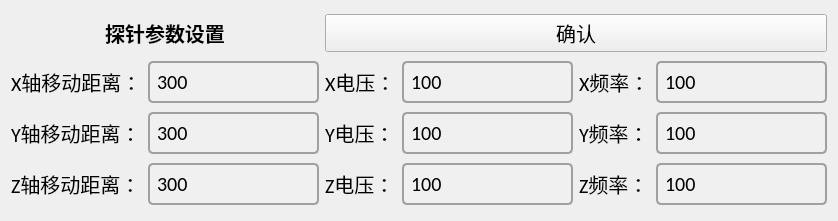
     <widget class="QWidget" name="layoutWidget">
      <property name="geometry">
       <rect>
        <x>20</x>
        <y>250</y>
        <width>431</width>
        <height>221</height>
       </rect>
      </property>
      <property name="font">
       <font>
        <family>Calibri</family>
        <pointsize>15</pointsize>
       </font>
      </property>
      <layout class="QGridLayout" name="gridLayout_7">
       <property name="sizeConstraint">
        <enum>QLayout::SetDefaultConstraint</enum>
       </property>
       <item row="0" column="2" colspan="4">
        <widget class="QPushButton" name="Button_needleSetConfirm">
         <property name="sizePolicy">
          <sizepolicy hsizetype="Minimum" vsizetype="Fixed">
           <horstretch>3</horstretch>
           <verstretch>1</verstretch>
          </sizepolicy>
         </property>
         <property name="font">
          <font>
           <family>Calibri</family>
           <pointsize>15</pointsize>
          </font>
         </property>
         <property name="text">
          <string>确认</string>
         </property>
        </widget>
       </item>
       <item row="3" column="3" alignment="Qt::AlignHCenter">
        <widget class="QLineEdit" name="lineEdit_needleSetZvol">
         <property name="font">
          <font>
           <family>Calibri</family>
           <pointsize>15</pointsize>
          </font>
         </property>
         <property name="styleSheet">
          <string notr="true">QLineEdit {
    background-color: #f0f0f0;
    border: 2px solid #a0a0a0;
    border-radius: 5px;
    padding: 5px;
    color: #000000;
    selection-background-color: #c0c0c0;
    selection-color: #000000;
}

QLineEdit:focus {
    border: 2px solid #606060;
    background-color: #e0e0e0;
}

QLineEdit:hover {
    border: 2px solid #808080;
}

QLineEdit:disabled {
    background-color: #d0d0d0;
    color: #808080;
    border: 2px solid #c0c0c0;
}</string>
         </property>
         <property name="text">
          <string>100</string>
         </property>
        </widget>
       </item>
       <item row="1" column="0" alignment="Qt::AlignLeft">
        <widget class="QLabel" name="label_16">
         <property name="font">
          <font>
           <family>Calibri</family>
           <pointsize>15</pointsize>
          </font>
         </property>
         <property name="text">
          <string>X轴移动距离：</string>
         </property>
        </widget>
       </item>
       <item row="3" column="4">
        <widget class="QLabel" name="label_30">
         <property name="font">
          <font>
           <family>Calibri</family>
           <pointsize>15</pointsize>
          </font>
         </property>
         <property name="text">
          <string>Z频率：</string>
         </property>
        </widget>
       </item>
       <item row="2" column="0" alignment="Qt::AlignLeft">
        <widget class="QLabel" name="label_19">
         <property name="font">
          <font>
           <family>Calibri</family>
           <pointsize>15</pointsize>
          </font>
         </property>
         <property name="text">
          <string>Y轴移动距离：</string>
         </property>
        </widget>
       </item>
       <item row="1" column="3" alignment="Qt::AlignHCenter">
        <widget class="QLineEdit" name="lineEdit_needleSetXvol">
         <property name="sizePolicy">
          <sizepolicy hsizetype="Fixed" vsizetype="Fixed">
           <horstretch>0</horstretch>
           <verstretch>0</verstretch>
          </sizepolicy>
         </property>
         <property name="font">
          <font>
           <family>Calibri</family>
           <pointsize>15</pointsize>
          </font>
         </property>
         <property name="styleSheet">
          <string notr="true">QLineEdit {
    background-color: #f0f0f0;
    border: 2px solid #a0a0a0;
    border-radius: 5px;
    padding: 5px;
    color: #000000;
    selection-background-color: #c0c0c0;
    selection-color: #000000;
}

QLineEdit:focus {
    border: 2px solid #606060;
    background-color: #e0e0e0;
}

QLineEdit:hover {
    border: 2px solid #808080;
}

QLineEdit:disabled {
    background-color: #d0d0d0;
    color: #808080;
    border: 2px solid #c0c0c0;
}</string>
         </property>
         <property name="text">
          <string>100</string>
         </property>
        </widget>
       </item>
       <item row="2" column="4">
        <widget class="QLabel" name="label_29">
         <property name="font">
          <font>
           <family>Calibri</family>
           <pointsize>15</pointsize>
          </font>
         </property>
         <property name="text">
          <string>Y频率：</string>
         </property>
        </widget>
       </item>
       <item row="1" column="2">
        <widget class="QLabel" name="label_21">
         <property name="font">
          <font>
           <family>Calibri</family>
           <pointsize>15</pointsize>
          </font>
         </property>
         <property name="text">
          <string>X电压：</string>
         </property>
        </widget>
       </item>
       <item row="2" column="3" alignment="Qt::AlignHCenter">
        <widget class="QLineEdit" name="lineEdit_needleSetYvol">
         <property name="font">
          <font>
           <family>Calibri</family>
           <pointsize>15</pointsize>
          </font>
         </property>
         <property name="styleSheet">
          <string notr="true">QLineEdit {
    background-color: #f0f0f0;
    border: 2px solid #a0a0a0;
    border-radius: 5px;
    padding: 5px;
    color: #000000;
    selection-background-color: #c0c0c0;
    selection-color: #000000;
}

QLineEdit:focus {
    border: 2px solid #606060;
    background-color: #e0e0e0;
}

QLineEdit:hover {
    border: 2px solid #808080;
}

QLineEdit:disabled {
    background-color: #d0d0d0;
    color: #808080;
    border: 2px solid #c0c0c0;
}</string>
         </property>
         <property name="text">
          <string>100</string>
         </property>
        </widget>
       </item>
       <item row="0" column="0" colspan="2">
        <widget class="QLabel" name="label_43">
         <property name="sizePolicy">
          <sizepolicy hsizetype="Preferred" vsizetype="Preferred">
           <horstretch>1</horstretch>
           <verstretch>0</verstretch>
          </sizepolicy>
         </property>
         <property name="font">
          <font>
           <family>Calibri</family>
           <pointsize>15</pointsize>
           <weight>75</weight>
           <bold>true</bold>
          </font>
         </property>
         <property name="text">
          <string>探针参数设置</string>
         </property>
         <property name="alignment">
          <set>Qt::AlignCenter</set>
         </property>
        </widget>
       </item>
       <item row="1" column="4">
        <widget class="QLabel" name="label_28">
         <property name="font">
          <font>
           <family>Calibri</family>
           <pointsize>15</pointsize>
          </font>
         </property>
         <property name="text">
          <string>X频率：</string>
         </property>
        </widget>
       </item>
       <item row="3" column="2">
        <widget class="QLabel" name="label_27">
         <property name="font">
          <font>
           <family>Calibri</family>
           <pointsize>15</pointsize>
          </font>
         </property>
         <property name="text">
          <string>Z电压：</string>
         </property>
        </widget>
       </item>
       <item row="1" column="1">
        <widget class="QLineEdit" name="lineEdit_needleSetXdis">
         <property name="sizePolicy">
          <sizepolicy hsizetype="Fixed" vsizetype="Fixed">
           <horstretch>0</horstretch>
           <verstretch>0</verstretch>
          </sizepolicy>
         </property>
         <property name="font">
          <font>
           <family>Calibri</family>
           <pointsize>15</pointsize>
          </font>
         </property>
         <property name="styleSheet">
          <string notr="true">QLineEdit {
    background-color: #f0f0f0;
    border: 2px solid #a0a0a0;
    border-radius: 5px;
    padding: 5px;
    color: #000000;
    selection-background-color: #c0c0c0;
    selection-color: #000000;
}

QLineEdit:focus {
    border: 2px solid #606060;
    background-color: #e0e0e0;
}

QLineEdit:hover {
    border: 2px solid #808080;
}

QLineEdit:disabled {
    background-color: #d0d0d0;
    color: #808080;
    border: 2px solid #c0c0c0;
}</string>
         </property>
         <property name="text">
          <string>300</string>
         </property>
        </widget>
       </item>
       <item row="2" column="5" alignment="Qt::AlignHCenter">
        <widget class="QLineEdit" name="lineEdit_needleSetYfreq">
         <property name="font">
          <font>
           <family>Calibri</family>
           <pointsize>15</pointsize>
          </font>
         </property>
         <property name="styleSheet">
          <string notr="true">QLineEdit {
    background-color: #f0f0f0;
    border: 2px solid #a0a0a0;
    border-radius: 5px;
    padding: 5px;
    color: #000000;
    selection-background-color: #c0c0c0;
    selection-color: #000000;
}

QLineEdit:focus {
    border: 2px solid #606060;
    background-color: #e0e0e0;
}

QLineEdit:hover {
    border: 2px solid #808080;
}

QLineEdit:disabled {
    background-color: #d0d0d0;
    color: #808080;
    border: 2px solid #c0c0c0;
}</string>
         </property>
         <property name="text">
          <string>100</string>
         </property>
        </widget>
       </item>
       <item row="3" column="5" alignment="Qt::AlignHCenter">
        <widget class="QLineEdit" name="lineEdit_needleSetZfreq">
         <property name="font">
          <font>
           <family>Calibri</family>
           <pointsize>15</pointsize>
          </font>
         </property>
         <property name="styleSheet">
          <string notr="true">QLineEdit {
    background-color: #f0f0f0;
    border: 2px solid #a0a0a0;
    border-radius: 5px;
    padding: 5px;
    color: #000000;
    selection-background-color: #c0c0c0;
    selection-color: #000000;
}

QLineEdit:focus {
    border: 2px solid #606060;
    background-color: #e0e0e0;
}

QLineEdit:hover {
    border: 2px solid #808080;
}

QLineEdit:disabled {
    background-color: #d0d0d0;
    color: #808080;
    border: 2px solid #c0c0c0;
}</string>
         </property>
         <property name="text">
          <string>100</string>
         </property>
        </widget>
       </item>
       <item row="3" column="1" alignment="Qt::AlignHCenter">
        <widget class="QLineEdit" name="lineEdit_needleSetZdis">
         <property name="font">
          <font>
           <family>Calibri</family>
           <pointsize>15</pointsize>
          </font>
         </property>
         <property name="styleSheet">
          <string notr="true">QLineEdit {
    background-color: #f0f0f0;
    border: 2px solid #a0a0a0;
    border-radius: 5px;
    padding: 5px;
    color: #000000;
    selection-background-color: #c0c0c0;
    selection-color: #000000;
}

QLineEdit:focus {
    border: 2px solid #606060;
    background-color: #e0e0e0;
}

QLineEdit:hover {
    border: 2px solid #808080;
}

QLineEdit:disabled {
    background-color: #d0d0d0;
    color: #808080;
    border: 2px solid #c0c0c0;
}</string>
         </property>
         <property name="text">
          <string>300</string>
         </property>
        </widget>
       </item>
       <item row="1" column="5" alignment="Qt::AlignHCenter">
        <widget class="QLineEdit" name="lineEdit_needleSetXfreq">
         <property name="sizePolicy">
          <sizepolicy hsizetype="Fixed" vsizetype="Fixed">
           <horstretch>0</horstretch>
           <verstretch>0</verstretch>
          </sizepolicy>
         </property>
         <property name="font">
          <font>
           <family>Calibri</family>
           <pointsize>15</pointsize>
          </font>
         </property>
         <property name="styleSheet">
          <string notr="true">QLineEdit {
    background-color: #f0f0f0;
    border: 2px solid #a0a0a0;
    border-radius: 5px;
    padding: 5px;
    color: #000000;
    selection-background-color: #c0c0c0;
    selection-color: #000000;
}

QLineEdit:focus {
    border: 2px solid #606060;
    background-color: #e0e0e0;
}

QLineEdit:hover {
    border: 2px solid #808080;
}

QLineEdit:disabled {
    background-color: #d0d0d0;
    color: #808080;
    border: 2px solid #c0c0c0;
}</string>
         </property>
         <property name="text">
          <string>100</string>
         </property>
        </widget>
       </item>
       <item row="2" column="1" alignment="Qt::AlignHCenter">
        <widget class="QLineEdit" name="lineEdit_needleSetYdis">
         <property name="font">
          <font>
           <family>Calibri</family>
           <pointsize>15</pointsize>
          </font>
         </property>
         <property name="styleSheet">
          <string notr="true">QLineEdit {
    background-color: #f0f0f0;
    border: 2px solid #a0a0a0;
    border-radius: 5px;
    padding: 5px;
    color: #000000;
    selection-background-color: #c0c0c0;
    selection-color: #000000;
}

QLineEdit:focus {
    border: 2px solid #606060;
    background-color: #e0e0e0;
}

QLineEdit:hover {
    border: 2px solid #808080;
}

QLineEdit:disabled {
    background-color: #d0d0d0;
    color: #808080;
    border: 2px solid #c0c0c0;
}</string>
         </property>
         <property name="text">
          <string>300</string>
         </property>
        </widget>
       </item>
       <item row="3" column="0" alignment="Qt::AlignLeft|Qt::AlignVCenter">
        <widget class="QLabel" name="label_20">
         <property name="font">
          <font>
           <family>Calibri</family>
           <pointsize>15</pointsize>
          </font>
         </property>
         <property name="text">
          <string>Z轴移动距离：</string>
         </property>
        </widget>
       </item>
       <item row="2" column="2">
        <widget class="QLabel" name="label_22">
         <property name="font">
          <font>
           <family>Calibri</family>
           <pointsize>15</pointsize>
          </font>
         </property>
         <property name="text">
          <string>Y电压：</string>
         </property>
        </widget>
       </item>
      </layout>
     </widget>
